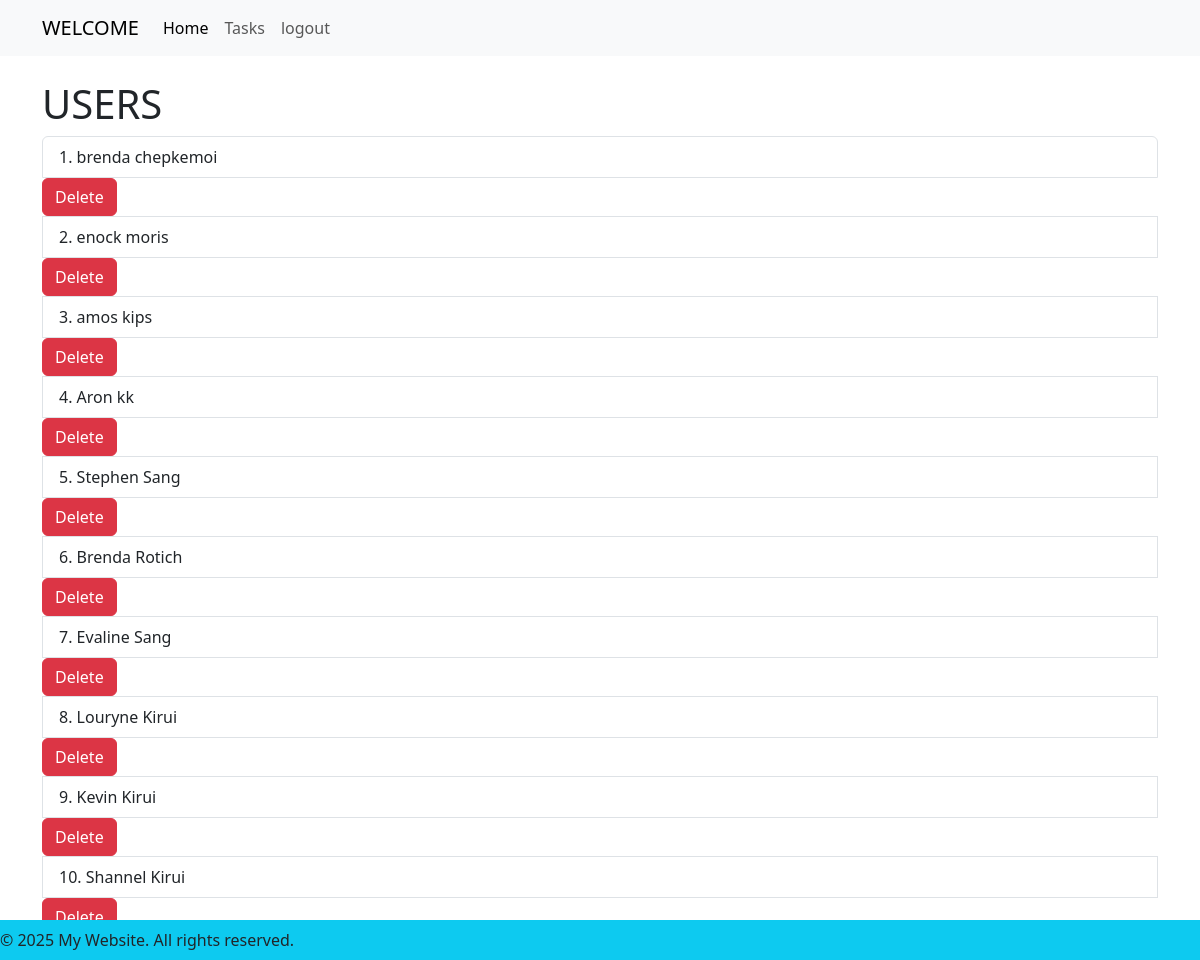
Page /users2 (signed in) on the committed database.
### app/models.py (models this page shows, shortened)
class User(db.Model,UserMixin):
    id = db.Column(db.Integer, primary_key=True)
    username = db.Column(db.String(50), nullable=False, unique=True)
    first_name = db.Column(db.String(50), nullable=False)
    last_name = db.Column(db.String(50), nullable=False)
    password = db.Column(db.String(50), nullable=False)
    task = db.relationship('Task', backref='user', lazy=True)
    def __repr__(self):
          return f' {self.first_name} {self.last_name}'

### app/routes.py (the view)
@app.route('/users2',methods=['GET','POST'])
def users2():
    users = User.query.all()
    return render_template('users.html', title='Users',users=users)

### app/models.py (called while the page is built)
@login_manager.user_loader
def load_user(user_id):
    return User.query.get(user_id)

### app/templates/users.html
{% extends "base.html" %}
{% block content %}
<h1>USERS</h1>
<ul class="list-group">
    {% for user in users|reverse %}
        <li class="list-group-item">{{ loop.index }}. {{ user }}</li>
        <form action="{{ url_for('delete_user', user_id=user.id) }}" method="post" onsubmit="return confirm('Are you sure you want to delete this user?');">
            <button type="submit" class="btn btn-danger btn-xx-lg">Delete</button>
        </form>
    {% endfor %}
</ul>
{% endblock %}

### rows in the picture
User: first_name+last_name "brenda chepkemoi"
User: first_name+last_name "enock moris"
User: first_name+last_name "amos kips"
User: first_name+last_name "Aron kk"
User: first_name+last_name "Stephen Sang"
User: first_name+last_name "Brenda Rotich"
User: first_name+last_name "Evaline Sang"
User: first_name+last_name "Louryne Kirui"
User: first_name+last_name "Kevin Kirui"
User: first_name+last_name "Shannel Kirui"
